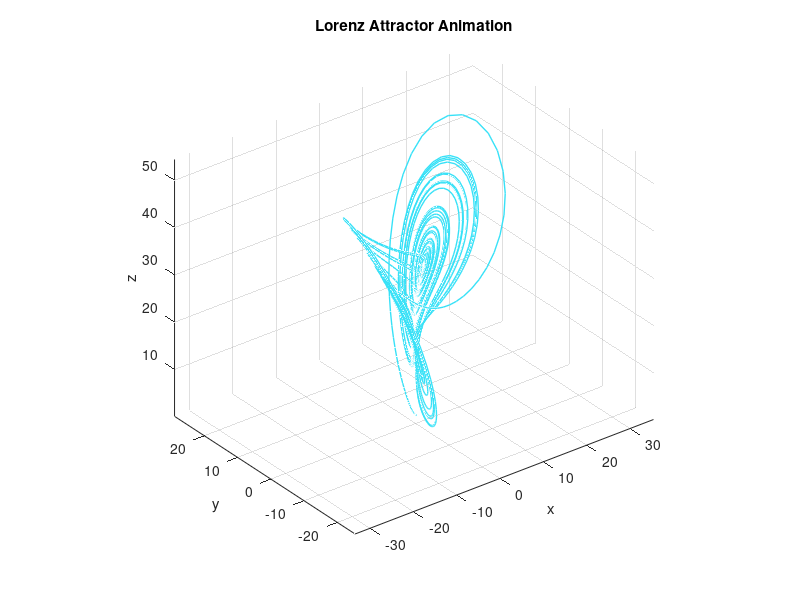
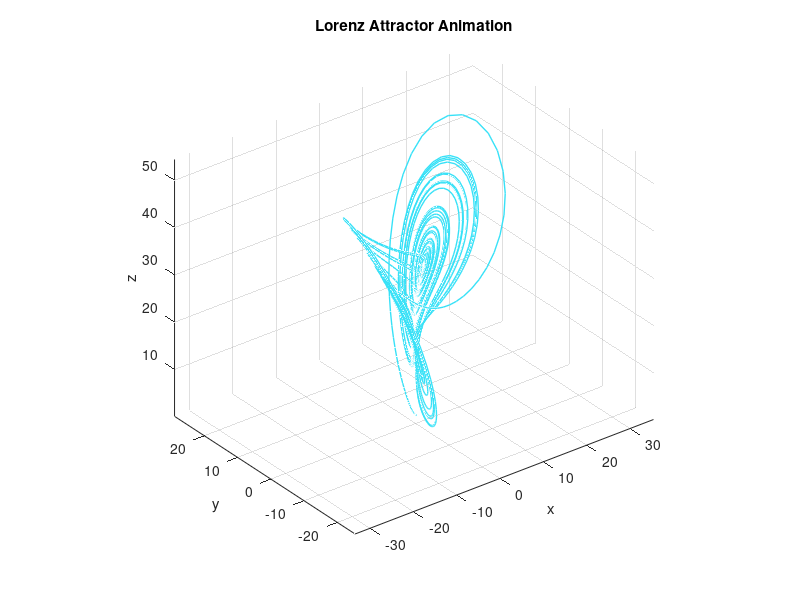

Reproduce these figures in MATLAB, in order.
%% Task 1: Lorenz System Definition + Task 2-5: Animate
sigmaParam = 10; rhoParam = 28; betaParam = 8/3;
timeStep = 0.01;
numSteps = 5000;

lorenzX = zeros(1, numSteps); lorenzY = zeros(1, numSteps); lorenzZ = zeros(1, numSteps);
lorenzX(1) = 1; lorenzY(1) = 1; lorenzZ(1) = 1;   % initial conditions [1,1,1]

for stepIdx = 1:numSteps-1
    deltaX = sigmaParam * (lorenzY(stepIdx) - lorenzX(stepIdx));
    deltaY = lorenzX(stepIdx) * (rhoParam - lorenzZ(stepIdx)) - lorenzY(stepIdx);
    deltaZ = lorenzX(stepIdx)*lorenzY(stepIdx) - betaParam*lorenzZ(stepIdx);

    lorenzX(stepIdx+1) = lorenzX(stepIdx) + deltaX*timeStep;
    lorenzY(stepIdx+1) = lorenzY(stepIdx) + deltaY*timeStep;
    lorenzZ(stepIdx+1) = lorenzZ(stepIdx) + deltaZ*timeStep;
end

figure;
axis equal;
xlabel('x'); ylabel('y'); zlabel('z');
title('Lorenz Attractor Animation');
grid on; hold on;
view(3);

traceHandle = plot3(lorenzX(1), lorenzY(1), lorenzZ(1), 'b', 'LineWidth', 1);

for frameIdx = 1:500:numSteps   % update every 500 points as instructed
    randColor = rand(1,3);
    set(traceHandle, 'XData', lorenzX(1:frameIdx), 'YData', lorenzY(1:frameIdx), 'ZData', lorenzZ(1:frameIdx), 'Color', randColor);
    drawnow;
end

%% Task 6: Save the Animation
savefig(gcf, 'lorenz_attractor.fig');
print(gcf, 'lorenz_final.jpg', '-djpeg');
